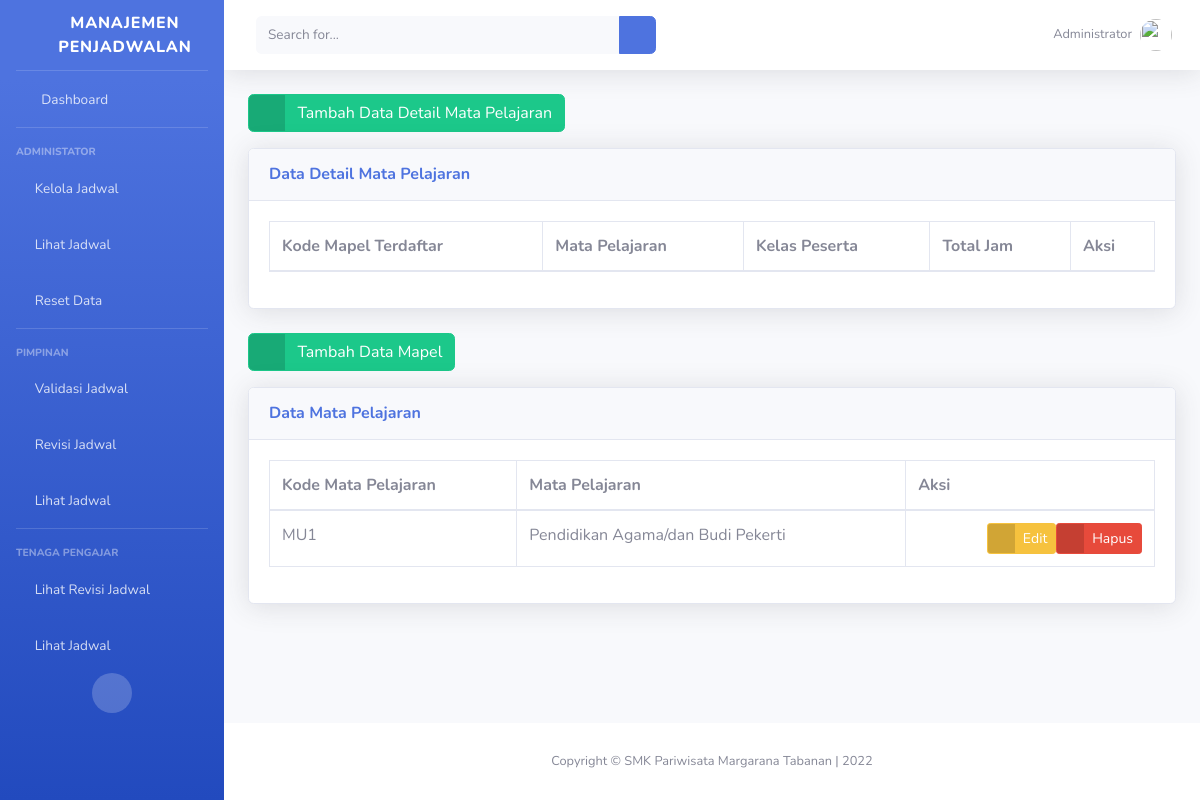
The page /administrator/mata_pelajaran/ on the database as committed earlier.
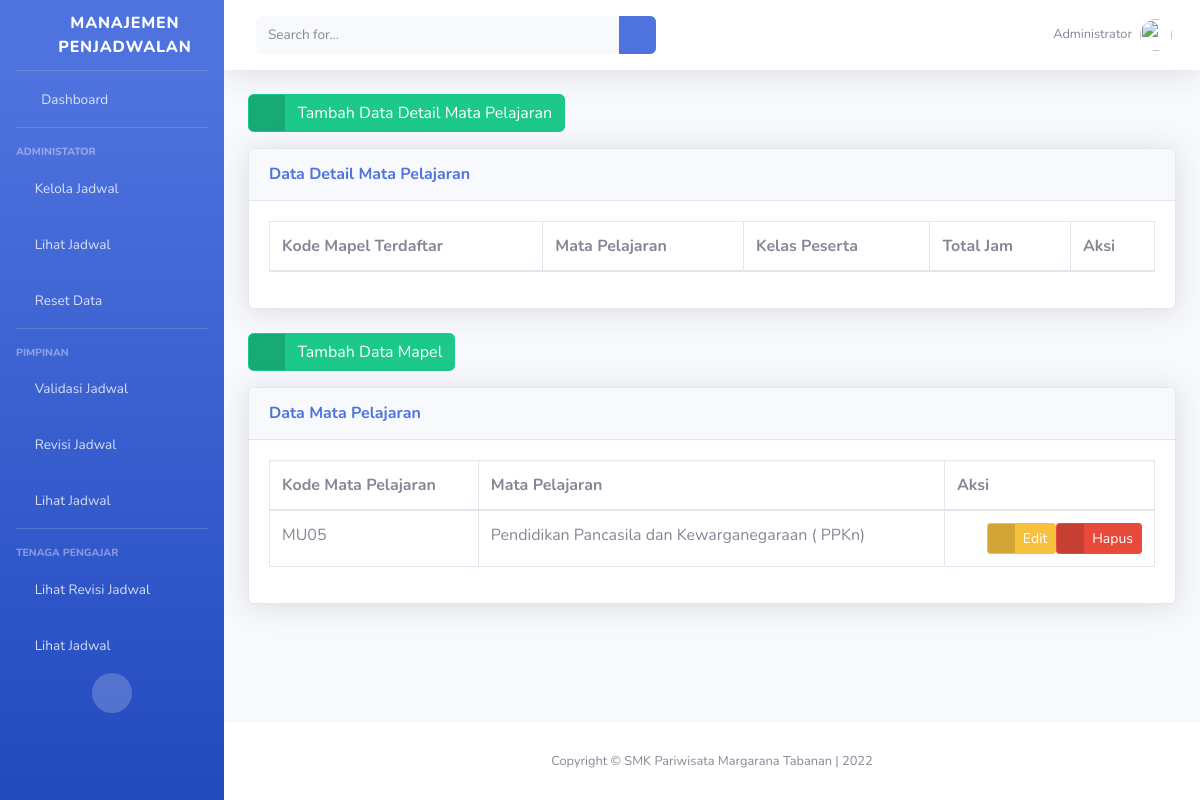
The same page on the database as committed later.
### administrator/models.py (models this page shows, shortened)
class MataPelajaran(models.Model):
    kode_mapel = models.CharField(
        'Kode Mata Pelajaran',
        max_length=10,
        unique=True
    )
    mapel = models.CharField(
        'Nama Mata Pelajaran',
        max_length=100,
    )
    published = models.DateTimeField(
        auto_now_add=True,
        editable=False
    )
    updated = models.DateTimeField(
        auto_now=True,
        editable=False
    )
    class Meta:
        ordering = ['kode_mapel']
        verbose_name_plural = "Mata Pelajaran"

### administrator/mapel_views.py (the view)
# urls.py: path('mata_pelajaran/', MataPelajaranIndexView.as_view(),
class MataPelajaranIndexView(ListView):
    template_name = 'administrator/mapel/index.html'
    context = {
        'title_page': "Database | Mata Pelajaran",
        'subtitle_page': "Halaman Database Mata Pelajaran"
    }
    def get(self, request):
        all_mapel = MataPelajaran.objects.all()
        self.context.update(
            {
                'all_mapel': all_mapel,
            }
        )
        return render(request, self.template_name, self.context)

### templates/administrator/mapel/index.html (shortened to what the changed rows need)
{% extends 'base.html' %}
{% block page_content %}
<div class="row mt-3">
    <div class="col">
        <div class="card shadow mb-4">
            <div class="collapse show" id="collapseCardDetailMataPelajaran">
                <div class="card-body">
                    <div class="table-responsive">
                        <table class="table table-bordered" id="tableDetailMataPelajaran" width="100%" cellspacing="0">
                            <thead>
                                <tr>
                                    <th>Kode Mapel Terdaftar</th>
                                    <th>Mata Pelajaran</th>
                                    <th>Kelas Peserta</th>
                                    <th>Total Jam</th>
                                    <th>Aksi</th>
                                </tr>
                            </thead>
                        </table>
                    </div>
                </div>
            </div>
        </div>
    </div>
</div>
<div class="row mt-3">
    <div class="col">
        <div class="card shadow mb-4">
            <div class="collapse show" id="collapseCardMataPelajaran">
                <div class="card-body">
                    <div class="table-responsive">
                        <table class="table table-bordered" id="tableMataPelajaran" width="100%" cellspacing="0">
                            <thead>
                                <tr>
                                    <th>Kode Mata Pelajaran</th>
                                    <th>Mata Pelajaran</th>
                                    <th>Aksi</th>
                                </tr>
                            </thead>
                            <tbody>
                                {% for mapel in all_mapel %}
                                <tr>
                                    <td>{{mapel.kode_mapel}}</td>
                                    <td>{{mapel.mapel}}</td>
                                    <td>
                                        <div class="d-flex justify-content-end">
                                            <a href="{% url 'administrator_IT:mata_pelajaran_update' mapel.id %}"
                                                class="btn btn-warning btn-icon-split btn-sm">
                                                <span class="icon text-white-50">
                                                    <i class="fas fa-exclamation-triangle"></i>
                                                </span>
                                                <span class="text">Edit</span>
                                            </a>
                                            <a href="{% url 'administrator_IT:mata_pelajaran_delete' mapel.id %}"
                                                class="btn btn-danger btn-icon-split btn-sm">
                                                <span class="icon text-white-50">
                                                    <i class="fas fa-trash"></i>
                                                </span>
                                                <span class="text">Hapus</span>
                                            </a>
                                        </div>
                                    </td>
                                </tr>
                                {% endfor %}
                            </tbody>
                        </table>
                    </div>
                </div>
            </div>
        </div>
    </div>
</div>
{% endblock page_content %}

Rows that differ between the two databases and show on the page:
removed MataPelajaran: kode_mapel "MU1", mapel "Pendidikan Agama/dan Budi Pekerti"
added MataPelajaran: kode_mapel "MU05", mapel "Pendidikan Pancasila dan Kewarganegaraan ( PPKn)"
